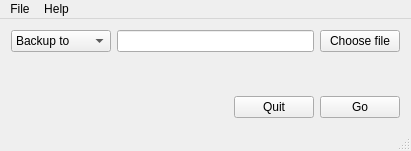
<?xml version="1.0" encoding="UTF-8"?>
<ui version="4.0">
 <class>MainWindow</class>
 <widget class="QMainWindow" name="MainWindow">
  <property name="geometry">
   <rect>
    <x>0</x>
    <y>0</y>
    <width>411</width>
    <height>151</height>
   </rect>
  </property>
  <property name="windowTitle">
   <string>Sherpa</string>
  </property>
  <widget class="QWidget" name="centralWidget">
   <layout class="QVBoxLayout" name="verticalLayout">
    <item>
     <layout class="QHBoxLayout" name="horizontalLayout">
      <item>
       <widget class="QComboBox" name="comboBox">
        <property name="sizePolicy">
         <sizepolicy hsizetype="Minimum" vsizetype="Fixed">
          <horstretch>0</horstretch>
          <verstretch>0</verstretch>
         </sizepolicy>
        </property>
        <item>
         <property name="text">
          <string>Backup to</string>
         </property>
        </item>
        <item>
         <property name="text">
          <string>Restore from</string>
         </property>
        </item>
       </widget>
      </item>
      <item>
       <widget class="QLineEdit" name="lineEdit">
        <property name="text">
         <string/>
        </property>
        <property name="readOnly">
         <bool>true</bool>
        </property>
        <property name="placeholderText">
         <string/>
        </property>
       </widget>
      </item>
      <item>
       <widget class="QPushButton" name="fileBtn">
        <property name="text">
         <string>Choose file</string>
        </property>
       </widget>
      </item>
     </layout>
    </item>
    <item>
     <spacer name="verticalSpacer">
      <property name="orientation">
       <enum>Qt::Vertical</enum>
      </property>
      <property name="sizeHint" stdset="0">
       <size>
        <width>20</width>
        <height>8</height>
       </size>
      </property>
     </spacer>
    </item>
    <item>
     <layout class="QHBoxLayout" name="horizontalLayout_2">
      <item>
       <spacer name="horizontalSpacer">
        <property name="orientation">
         <enum>Qt::Horizontal</enum>
        </property>
        <property name="sizeHint" stdset="0">
         <size>
          <width>40</width>
          <height>20</height>
         </size>
        </property>
       </spacer>
      </item>
      <item>
       <widget class="QPushButton" name="quitBtn">
        <property name="text">
         <string>Quit</string>
        </property>
       </widget>
      </item>
      <item>
       <widget class="QPushButton" name="goBtn">
        <property name="text">
         <string>Go</string>
        </property>
       </widget>
      </item>
     </layout>
    </item>
   </layout>
  </widget>
  <widget class="QMenuBar" name="menuBar">
   <property name="geometry">
    <rect>
     <x>0</x>
     <y>0</y>
     <width>411</width>
     <height>19</height>
    </rect>
   </property>
   <widget class="QMenu" name="menuHelp">
    <property name="title">
     <string>Help</string>
    </property>
    <addaction name="actionAbout"/>
   </widget>
   <widget class="QMenu" name="menuFile">
    <property name="title">
     <string>File</string>
    </property>
    <addaction name="actionQuit"/>
   </widget>
   <addaction name="menuFile"/>
   <addaction name="menuHelp"/>
  </widget>
  <widget class="QStatusBar" name="statusBar"/>
  <action name="actionAbout">
   <property name="text">
    <string>About</string>
   </property>
  </action>
  <action name="actionQuit">
   <property name="text">
    <string>Quit</string>
   </property>
  </action>
 </widget>
 <layoutdefault spacing="6" margin="11"/>
 <resources/>
 <connections/>
</ui>
